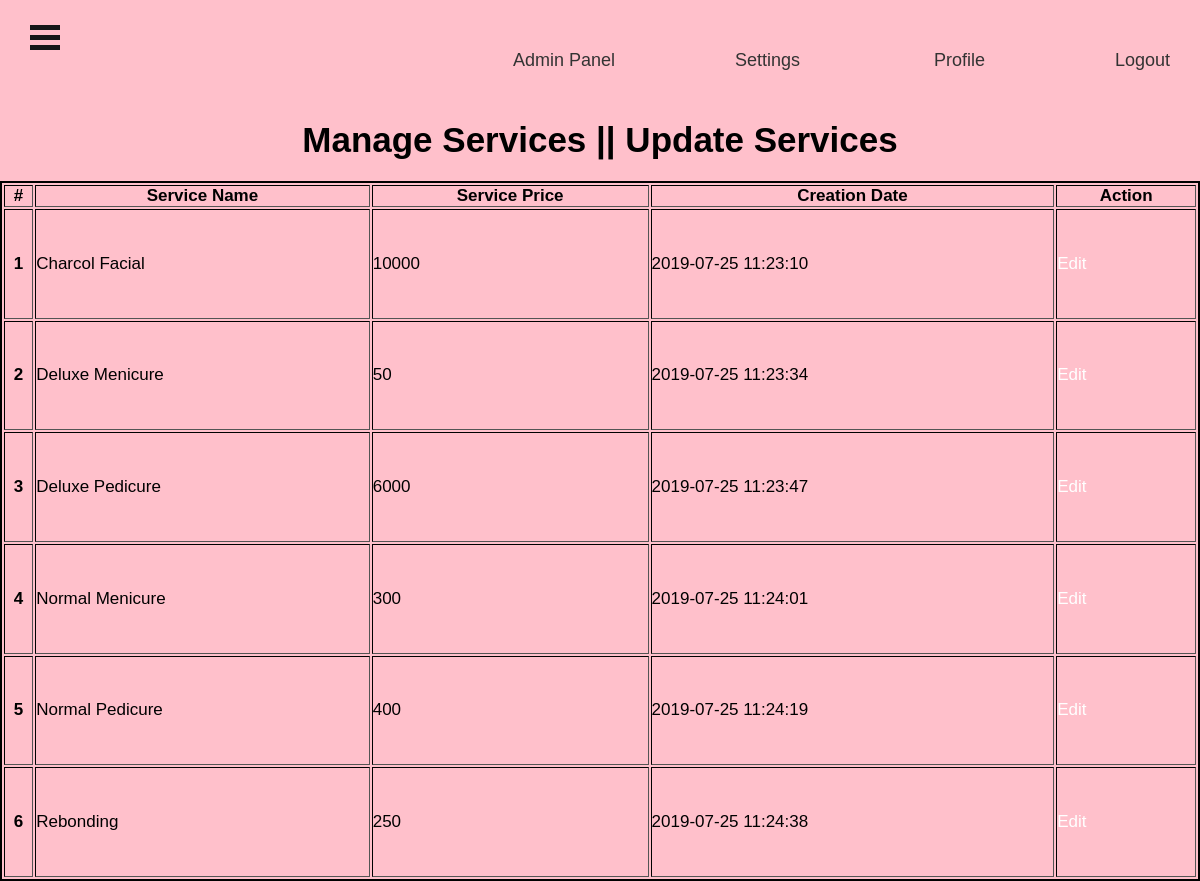
Screenshot of /admin/manage-services.php (signed in) with the database file from the repository.
### tables this page shows
CREATE TABLE `tblservices` (
  `ID` int(10) NOT NULL,
  `ServiceName` varchar(200) DEFAULT NULL,
  `Cost` int(10) DEFAULT NULL,
  `CreationDate` timestamp NULL DEFAULT current_timestamp()
);

### admin/manage-services.php (the view, shortened to what this page needs)
<?php
include('includes/dbconnection.php');
if (strlen($_SESSION['bpmsaid']==0)) {
  header('location:logout.php');
  } else{
  ?>
<!DOCTYPE HTML>
<html>
<head>
<body bgcolor="pink">
		 <?php include_once('includes/header.php');?>
<form >
				<div >
					<h3 style="font-size:35px ;text-align:center;color:black;" >Manage Services || Update Services </h3><br>
					<center>	<table border="1px" height="700" width="1200" style="color:black ;border:2px solid black;font-size:17px;"> <thead>
					<tr> <th>#</th> <th>Service Name</th> <th>Service Price</th> <th>Creation Date</th><th>Action</th> </tr> </thead> <tbody>
<?php
$ret=mysqli_query($con,"select *from  tblservices");
$cnt=1;
while ($row=mysqli_fetch_array($ret)) {
?>
						 <tr> <th scope="row"><?php echo $cnt;?></th> <td><?php  echo $row['ServiceName'];?></td> <td><?php  echo $row['Cost'];?></td>
						 <td><?php  echo $row['CreationDate'];?></td> <td><a href="edit-services.php?editid=<?php echo $row['ID'];?>">Edit</a></td> </tr>   <?php
$cnt=$cnt+1;
}?></tbody> </table> </center>
				</div></form>
</body>
</html>
<?php }  ?>

### admin/includes/style.css (style rules this page uses)
body { color:black; background-size:cover; background-position:center; font-family:sans-serif; }
* { margin:0; padding:0; }

### admin/manage-services.php (style rules this page uses)
a { text-decoration:none; color:white; }

### admin/includes/header.php (style rules this page uses)
* { padding:0; margin:12; }
a { text-decoration:none; }
body { background-image:bg-1.jpg; font-size: 18px; }

### rows the page displays
tblservices: ServiceName "Charcol Facial", Cost "10000", CreationDate "2019-07-25 11:23:10"
tblservices: ServiceName "Deluxe Menicure", Cost "50", CreationDate "2019-07-25 11:23:34"
tblservices: ServiceName "Deluxe Pedicure", Cost "6000", CreationDate "2019-07-25 11:23:47"
tblservices: ServiceName "Normal Menicure", Cost "300", CreationDate "2019-07-25 11:24:01"
tblservices: ServiceName "Normal Pedicure", Cost "400", CreationDate "2019-07-25 11:24:19"
tblservices: ServiceName "Rebonding", Cost "250", CreationDate "2019-07-25 11:24:38"
